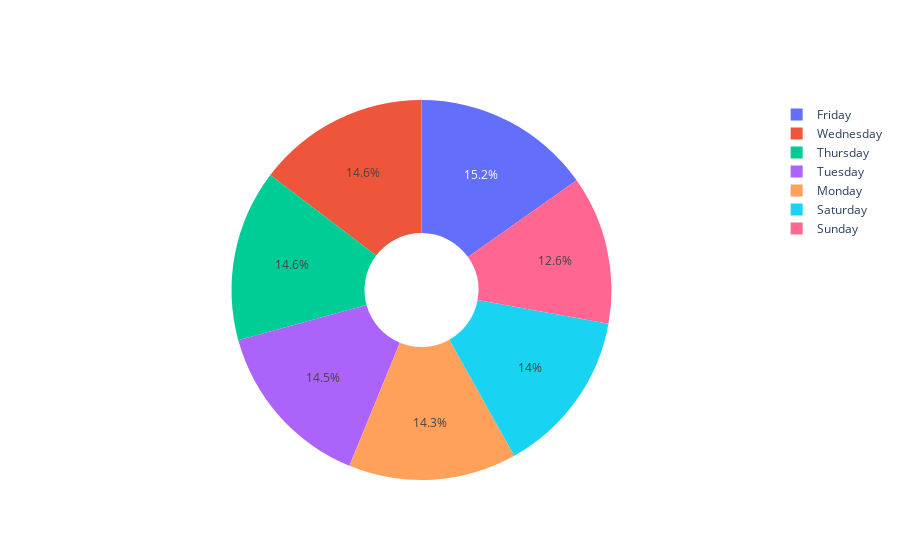

Here is the notebook cell this chart was saved with:
### Code cell
labels = df.DAY_OF_WEEK.unique()
values=[]
for each in labels:
    values.append(len(df[df.DAY_OF_WEEK==each]))

# Use `hole` to create a donut-like pie chart
fig = go.Figure(data=[go.Pie(labels=labels, values=values, hole=.3)])
fig.show()

### Figure 1 — Plotly figure (JSON) as saved in the notebook; plotly's stock layout.template omitted (floating-point values rounded to 4 significant figures)
{"data": [{"hole": 0.3, "labels": ["Sunday", "Tuesday", "Monday", "Saturday", "Friday", "Wednesday", "Thursday"], "type": "pie", "values": [40313, 46383, 45679, 44818, 48495, 46729, 46656]}], "layout": {}}
